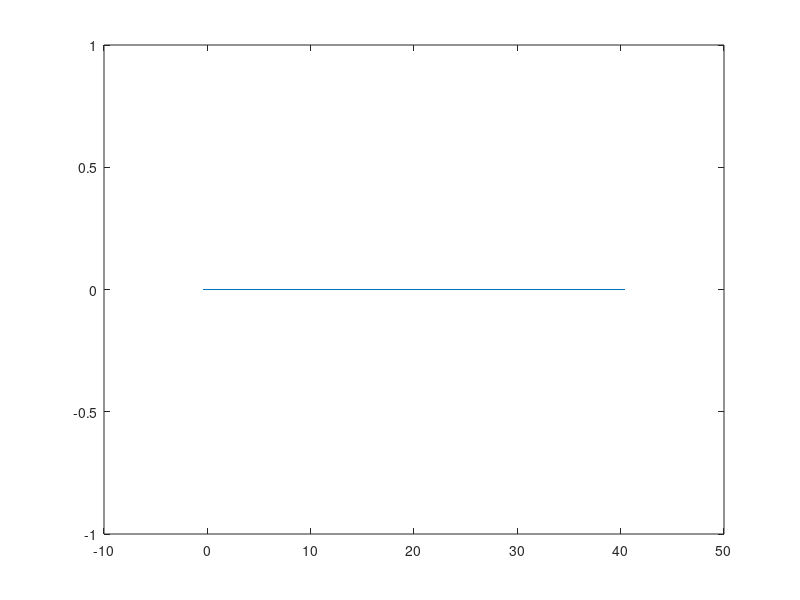

Write MATLAB code to recreate this figure.
frames = 40;
folder = '/home/sous776/WarpX/cfdlabruns/eder/PNNL/mmc_advect/';

%% Probabilist Collocation Method
disp(' ')
disp('PCM')
d2 = dir([folder 'advect_003*']);
n2 = size(d2);

pc_avg = zeros(1,frames+1); pc_std=pc_avg;

disp('Processing directory:')
for k=1:n2(1)
    file = [folder d2(k).name '/advect_pcm'];
    disp(d2(k).name)
    for l=0:frames
        fid = fopen([folder d2(k).name '/weight.w'],'r');
        wgt = fscanf(fid,'%f');
        fclose(fid);
        [o,x] = advection_1d(file,l);
        maxP = abs(x(2)-x(1))*sum(o);
        pc_avg(l+1) = pc_avg(l+1) + maxP*wgt;
        pc_std(l+1) = pc_std(l+1) + maxP*maxP*wgt;
    end
end

errorbar(0:40,pc_avg,pc_std)